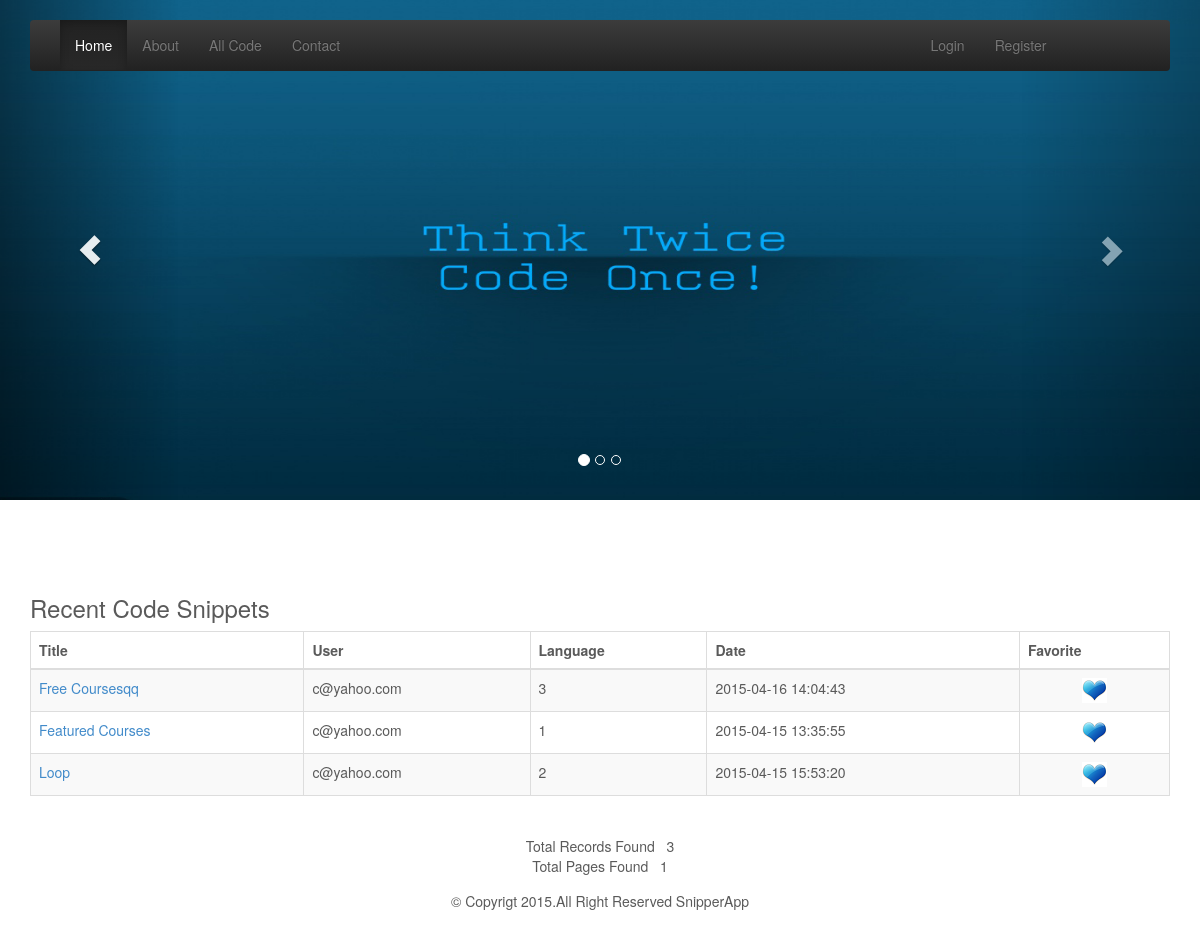
The page /Allcode.php on the database its author committed.
### tables this page shows
CREATE TABLE IF NOT EXISTS `addsnippts` (
  `sniptsid` int(11) NOT NULL auto_increment,
  `title` varchar(250) NOT NULL,
  `user` varchar(250) NOT NULL,
  `languages` varchar(250) NOT NULL,
  `description` text NOT NULL,
  `date` timestamp NOT NULL default CURRENT_TIMESTAMP on update CURRENT_TIMESTAMP,
  `snippts_status` varchar(20) NOT NULL default 'A',
  `gernal_status` varchar(30) NOT NULL,
  PRIMARY KEY  (`sniptsid`)
);

### classPaging.php (called while the page is built, shortened)
<?php
class classPaging
{
	var $_LIMIT;
	var $_COUNT;
	var $_PageCount;
	function classPaging($PageName,$_Limit , $linksPerPage,$qryParam="",$txtLinkClass="")
	{
		$this->_LIMIT 				= $_Limit ;
	}
		function count_TotalRecs($resultSet)
		{
				$this->_COUNT = mysql_num_rows($resultSet);
				return $this->_COUNT;
		}
		function pageCount()
		{
			if(!empty($this->_COUNT))
				$this->_PageCount	= ceil($this->_COUNT / $this->_LIMIT);
			else
				$this->_PageCount	= 0 ;
			return $this->_PageCount;
		}
		function SetNavigationalLinksNew($resultSet)
		{
			$TotalRecs = $this->count_TotalRecs($resultSet);
			$TotalPages  =  $this->pageCount();
		}
}
?>

### Allcode.php (the view, shortened to what this page needs)
<?php include "header.php";
?>
	<div class="container">
            <div class="row">
            <div class="panel-body">
                        <h3>Recent Code Snippets</h3>
                            <div class="table-responsive">
                                <table class="table table-striped table-bordered table-hover" >
                                    <thead>
                                        <tr>
                                            <th>Title</th>
                                            <th>User</th>
                                            <th>Language</th>
                                            <th>Date</th>
                                            <th>Favorite</th>
                                        </tr>
                                    </thead>
                                    <tbody>
<?php
include('classPaging.php');
	$TotalRecs	      = 0;
	$TotalPages	      = "";
$querySnip   =  "SELECT * FROM addsnippts where gernal_status='PU' order by sniptsid DESC LIMIT 10";
$resSnip   =  mysql_query($querySnip) or die(mysql_error());
while($rowSnip  =  mysql_fetch_array($resSnip))
{
  $SnipID     		= $rowSnip['sniptsid'];
  $SnipTitle	    = $rowSnip['title'];
  $SnipUser	    	= $rowSnip['user'];
  $SnipLanguage    	= $rowSnip['languages'];
  $SnipDate    		= $rowSnip['date'];
?>
                                        <tr class="odd gradeX">
                                            <td><a href="code_detail.php?snipid=<?php echo $SnipID ;?>"><?php echo $SnipTitle; ?></a></td>
                                            <td><?php echo $SnipUser; ?></td>
                                            <td><?php echo $SnipLanguage; ?></td>
                                            <td class="center"><?php echo $SnipDate; ?></td>
                                            <td style="text-align:center"><a  style="text-align:center" href="favorite.php?snipid=<?php echo $SnipID ;?>&userid=<?php echo $UserSessions;?>">
											<img style="text-align:center" src="images/like.png" width="25" height="25"></a></td>
                                        </tr>
<?php } ?>
                                    </tbody>
                                </table>
                                    <?php
	  if(mysql_num_rows($resSnip)=="")
	  {
		echo"no record is found";
		  }
		  else{ ?>
  <table width="40%"  border="0" align="center" cellpadding="3" cellspacing="0">
  <tr>
    <td height="10" colspan="8" align="left" class="cssTxtCommon"><div align="center"><strong>
      </strong><br />
      Total Records Found &nbsp;
      <?php echo $TotalRecs;?>
      <br />
      Total Pages Found &nbsp;
      <?php echo $TotalPages;?>
    </div></td>
  </tr>
</table>
             <?php  }
               ?>
                            </div>
                        </div>
			</div>
	</div>
<?php include "footer.php"; ?>

### carousel.css (style rules this page uses)
body { padding-bottom: 40px; color: #5a5a5a; }

### rows shown on the page
addsnippts: title "Free Coursesqq", user "c@yahoo.com", languages "3", date "2015-04-16 14:04:43"
addsnippts: title "Featured Courses", user "c@yahoo.com", languages "1", date "2015-04-15 13:35:55"
addsnippts: title "Loop", user "c@yahoo.com", languages "2", date "2015-04-15 15:53:20"

### other values the page prints
$TotalRecs "3"
$TotalPages "1"
